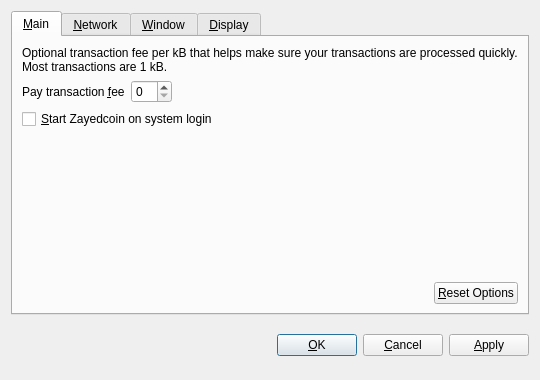
<?xml version="1.0" encoding="UTF-8"?>
<ui version="4.0">
 <class>OptionsDialog</class>
 <widget class="QDialog" name="OptionsDialog">
  <property name="geometry">
   <rect>
    <x>0</x>
    <y>0</y>
    <width>540</width>
    <height>380</height>
   </rect>
  </property>
  <property name="windowTitle">
   <string>Options</string>
  </property>
  <property name="modal">
   <bool>true</bool>
  </property>
  <layout class="QVBoxLayout" name="verticalLayout">
   <item>
    <widget class="QTabWidget" name="tabWidget">
     <property name="tabPosition">
      <enum>QTabWidget::North</enum>
     </property>
     <property name="currentIndex">
      <number>0</number>
     </property>
     <widget class="QWidget" name="tabMain">
      <attribute name="title">
       <string>&amp;Main</string>
      </attribute>
      <layout class="QVBoxLayout" name="verticalLayout_Main">
       <item>
        <widget class="QLabel" name="transactionFeeInfoLabel">
         <property name="text">
          <string>Optional transaction fee per kB that helps make sure your transactions are processed quickly. Most transactions are 1 kB.</string>
         </property>
         <property name="textFormat">
          <enum>Qt::PlainText</enum>
         </property>
         <property name="wordWrap">
          <bool>true</bool>
         </property>
        </widget>
       </item>
       <item>
        <layout class="QHBoxLayout" name="horizontalLayout_1_Main">
         <item>
          <widget class="QLabel" name="transactionFeeLabel">
           <property name="text">
            <string>Pay transaction &amp;fee</string>
           </property>
           <property name="textFormat">
            <enum>Qt::PlainText</enum>
           </property>
           <property name="buddy">
            <cstring>transactionFee</cstring>
           </property>
          </widget>
         </item>
         <item>
          <widget class="BitcoinAmountField" name="transactionFee"/>
         </item>
         <item>
          <spacer name="horizontalSpacer_1_Main">
           <property name="orientation">
            <enum>Qt::Horizontal</enum>
           </property>
           <property name="sizeHint" stdset="0">
            <size>
             <width>40</width>
             <height>20</height>
            </size>
           </property>
          </spacer>
         </item>
        </layout>
       </item>
       <item>
        <widget class="QCheckBox" name="bitcoinAtStartup">
         <property name="toolTip">
          <string>Automatically start Zayedcoin after logging in to the system.</string>
         </property>
         <property name="text">
          <string>&amp;Start Zayedcoin on system login</string>
         </property>
        </widget>
       </item>
       <item>
        <spacer name="verticalSpacer_Main">
         <property name="orientation">
          <enum>Qt::Vertical</enum>
         </property>
         <property name="sizeHint" stdset="0">
          <size>
           <width>20</width>
           <height>40</height>
          </size>
         </property>
        </spacer>
       </item>
       <item>
        <layout class="QHBoxLayout" name="horizontalLayout_2_Main">
         <item>
          <spacer name="horizontalSpacer_2_Main">
           <property name="orientation">
            <enum>Qt::Horizontal</enum>
           </property>
           <property name="sizeHint" stdset="0">
            <size>
             <width>40</width>
             <height>20</height>
            </size>
           </property>
          </spacer>
         </item>
         <item>
          <widget class="QPushButton" name="resetButton">
           <property name="toolTip">
            <string>Reset all client options to default.</string>
           </property>
           <property name="text">
            <string>&amp;Reset Options</string>
           </property>
           <property name="autoDefault">
            <bool>false</bool>
           </property>
          </widget>
         </item>
        </layout>
       </item>
      </layout>
     </widget>
     <widget class="QWidget" name="tabNetwork">
      <attribute name="title">
       <string>&amp;Network</string>
      </attribute>
      <layout class="QVBoxLayout" name="verticalLayout_Network">
       <item>
        <widget class="QCheckBox" name="mapPortUpnp">
         <property name="toolTip">
          <string>Automatically open the Zayedcoin client port on the router. This only works when your router supports UPnP and it is enabled.</string>
         </property>
         <property name="text">
          <string>Map port using &amp;UPnP</string>
         </property>
        </widget>
       </item>
       <item>
        <widget class="QCheckBox" name="connectSocks">
         <property name="toolTip">
          <string>Connect to the Zayedcoin network through a SOCKS proxy (e.g. when connecting through Tor).</string>
         </property>
         <property name="text">
          <string>&amp;Connect through SOCKS proxy:</string>
         </property>
        </widget>
       </item>
       <item>
        <layout class="QHBoxLayout" name="horizontalLayout_Network">
         <item>
          <widget class="QLabel" name="proxyIpLabel">
           <property name="text">
            <string>Proxy &amp;IP:</string>
           </property>
           <property name="textFormat">
            <enum>Qt::PlainText</enum>
           </property>
           <property name="buddy">
            <cstring>proxyIp</cstring>
           </property>
          </widget>
         </item>
         <item>
          <widget class="QValidatedLineEdit" name="proxyIp">
           <property name="maximumSize">
            <size>
             <width>140</width>
             <height>16777215</height>
            </size>
           </property>
           <property name="toolTip">
            <string>IP address of the proxy (e.g. 127.0.0.1)</string>
           </property>
          </widget>
         </item>
         <item>
          <widget class="QLabel" name="proxyPortLabel">
           <property name="text">
            <string>&amp;Port:</string>
           </property>
           <property name="textFormat">
            <enum>Qt::PlainText</enum>
           </property>
           <property name="buddy">
            <cstring>proxyPort</cstring>
           </property>
          </widget>
         </item>
         <item>
          <widget class="QLineEdit" name="proxyPort">
           <property name="maximumSize">
            <size>
             <width>55</width>
             <height>16777215</height>
            </size>
           </property>
           <property name="toolTip">
            <string>Port of the proxy (e.g. 9050)</string>
           </property>
          </widget>
         </item>
         <item>
          <widget class="QLabel" name="socksVersionLabel">
           <property name="text">
            <string>SOCKS &amp;Version:</string>
           </property>
           <property name="textFormat">
            <enum>Qt::PlainText</enum>
           </property>
           <property name="buddy">
            <cstring>socksVersion</cstring>
           </property>
          </widget>
         </item>
         <item>
          <widget class="QValueComboBox" name="socksVersion">
           <property name="toolTip">
            <string>SOCKS version of the proxy (e.g. 5)</string>
           </property>
          </widget>
         </item>
         <item>
          <spacer name="horizontalSpacer_Network">
           <property name="orientation">
            <enum>Qt::Horizontal</enum>
           </property>
           <property name="sizeHint" stdset="0">
            <size>
             <width>40</width>
             <height>20</height>
            </size>
           </property>
          </spacer>
         </item>
        </layout>
       </item>
       <item>
        <spacer name="verticalSpacer_Network">
         <property name="orientation">
          <enum>Qt::Vertical</enum>
         </property>
         <property name="sizeHint" stdset="0">
          <size>
           <width>20</width>
           <height>40</height>
          </size>
         </property>
        </spacer>
       </item>
      </layout>
     </widget>
     <widget class="QWidget" name="tabWindow">
      <attribute name="title">
       <string>&amp;Window</string>
      </attribute>
      <layout class="QVBoxLayout" name="verticalLayout_Window">
       <item>
        <widget class="QCheckBox" name="minimizeToTray">
         <property name="toolTip">
          <string>Show only a tray icon after minimizing the window.</string>
         </property>
         <property name="text">
          <string>&amp;Minimize to the tray instead of the taskbar</string>
         </property>
        </widget>
       </item>
       <item>
        <widget class="QCheckBox" name="minimizeOnClose">
         <property name="toolTip">
          <string>Minimize instead of exit the application when the window is closed. When this option is enabled, the application will be closed only after selecting Quit in the menu.</string>
         </property>
         <property name="text">
          <string>M&amp;inimize on close</string>
         </property>
        </widget>
       </item>
       <item>
        <spacer name="verticalSpacer_Window">
         <property name="orientation">
          <enum>Qt::Vertical</enum>
         </property>
         <property name="sizeHint" stdset="0">
          <size>
           <width>20</width>
           <height>40</height>
          </size>
         </property>
        </spacer>
       </item>
      </layout>
     </widget>
     <widget class="QWidget" name="tabDisplay">
      <attribute name="title">
       <string>&amp;Display</string>
      </attribute>
      <layout class="QVBoxLayout" name="verticalLayout_Display">
       <item>
        <layout class="QHBoxLayout" name="horizontalLayout_1_Display">
         <item>
          <widget class="QLabel" name="langLabel">
           <property name="text">
            <string>User Interface &amp;language:</string>
           </property>
           <property name="textFormat">
            <enum>Qt::PlainText</enum>
           </property>
           <property name="buddy">
            <cstring>lang</cstring>
           </property>
          </widget>
         </item>
         <item>
          <widget class="QValueComboBox" name="lang">
           <property name="toolTip">
            <string>The user interface language can be set here. This setting will take effect after restarting Zayedcoin.</string>
           </property>
          </widget>
         </item>
        </layout>
       </item>
       <item>
        <layout class="QHBoxLayout" name="horizontalLayout_2_Display">
         <item>
          <widget class="QLabel" name="unitLabel">
           <property name="text">
            <string>&amp;Unit to show amounts in:</string>
           </property>
           <property name="textFormat">
            <enum>Qt::PlainText</enum>
           </property>
           <property name="buddy">
            <cstring>unit</cstring>
           </property>
          </widget>
         </item>
         <item>
          <widget class="QValueComboBox" name="unit">
           <property name="toolTip">
            <string>Choose the default subdivision unit to show in the interface and when sending coins.</string>
           </property>
          </widget>
         </item>
        </layout>
       </item>
       <item>
        <widget class="QCheckBox" name="displayAddresses">
         <property name="toolTip">
          <string>Whether to show Zayedcoin addresses in the transaction list or not.</string>
         </property>
         <property name="text">
          <string>&amp;Display addresses in transaction list</string>
         </property>
        </widget>
       </item>
       <item>
        <widget class="QCheckBox" name="coinControlFeatures">
         <property name="toolTip">
          <string>Whether to show coin control features or not.</string>
         </property>
         <property name="text">
          <string>Display coin &amp;control features (experts only!)</string>
         </property>
        </widget>
       </item>
       <item>
        <spacer name="verticalSpacer_Display">
         <property name="orientation">
          <enum>Qt::Vertical</enum>
         </property>
         <property name="sizeHint" stdset="0">
          <size>
           <width>20</width>
           <height>40</height>
          </size>
         </property>
        </spacer>
       </item>
      </layout>
     </widget>
    </widget>
   </item>
   <item>
    <layout class="QHBoxLayout" name="horizontalLayout_Buttons">
     <item>
      <spacer name="horizontalSpacer_1">
       <property name="orientation">
        <enum>Qt::Horizontal</enum>
       </property>
       <property name="sizeHint" stdset="0">
        <size>
         <width>40</width>
         <height>48</height>
        </size>
       </property>
      </spacer>
     </item>
     <item>
      <widget class="QLabel" name="statusLabel">
       <property name="font">
        <font>
         <weight>75</weight>
         <bold>true</bold>
        </font>
       </property>
       <property name="text">
        <string/>
       </property>
       <property name="textFormat">
        <enum>Qt::PlainText</enum>
       </property>
       <property name="wordWrap">
        <bool>true</bool>
       </property>
      </widget>
     </item>
     <item>
      <spacer name="horizontalSpacer_2">
       <property name="orientation">
        <enum>Qt::Horizontal</enum>
       </property>
       <property name="sizeHint" stdset="0">
        <size>
         <width>40</width>
         <height>48</height>
        </size>
       </property>
      </spacer>
     </item>
     <item>
      <widget class="QPushButton" name="okButton">
       <property name="text">
        <string>&amp;OK</string>
       </property>
      </widget>
     </item>
     <item>
      <widget class="QPushButton" name="cancelButton">
       <property name="text">
        <string>&amp;Cancel</string>
       </property>
       <property name="autoDefault">
        <bool>false</bool>
       </property>
      </widget>
     </item>
     <item>
      <widget class="QPushButton" name="applyButton">
       <property name="text">
        <string>&amp;Apply</string>
       </property>
       <property name="autoDefault">
        <bool>false</bool>
       </property>
      </widget>
     </item>
    </layout>
   </item>
  </layout>
 </widget>
 <customwidgets>
  <customwidget>
   <class>BitcoinAmountField</class>
   <extends>QSpinBox</extends>
   <header>bitcoinamountfield.h</header>
  </customwidget>
  <customwidget>
   <class>QValueComboBox</class>
   <extends>QComboBox</extends>
   <header>qvaluecombobox.h</header>
  </customwidget>
  <customwidget>
   <class>QValidatedLineEdit</class>
   <extends>QLineEdit</extends>
   <header>qvalidatedlineedit.h</header>
  </customwidget>
 </customwidgets>
 <resources/>
 <connections/>
</ui>
